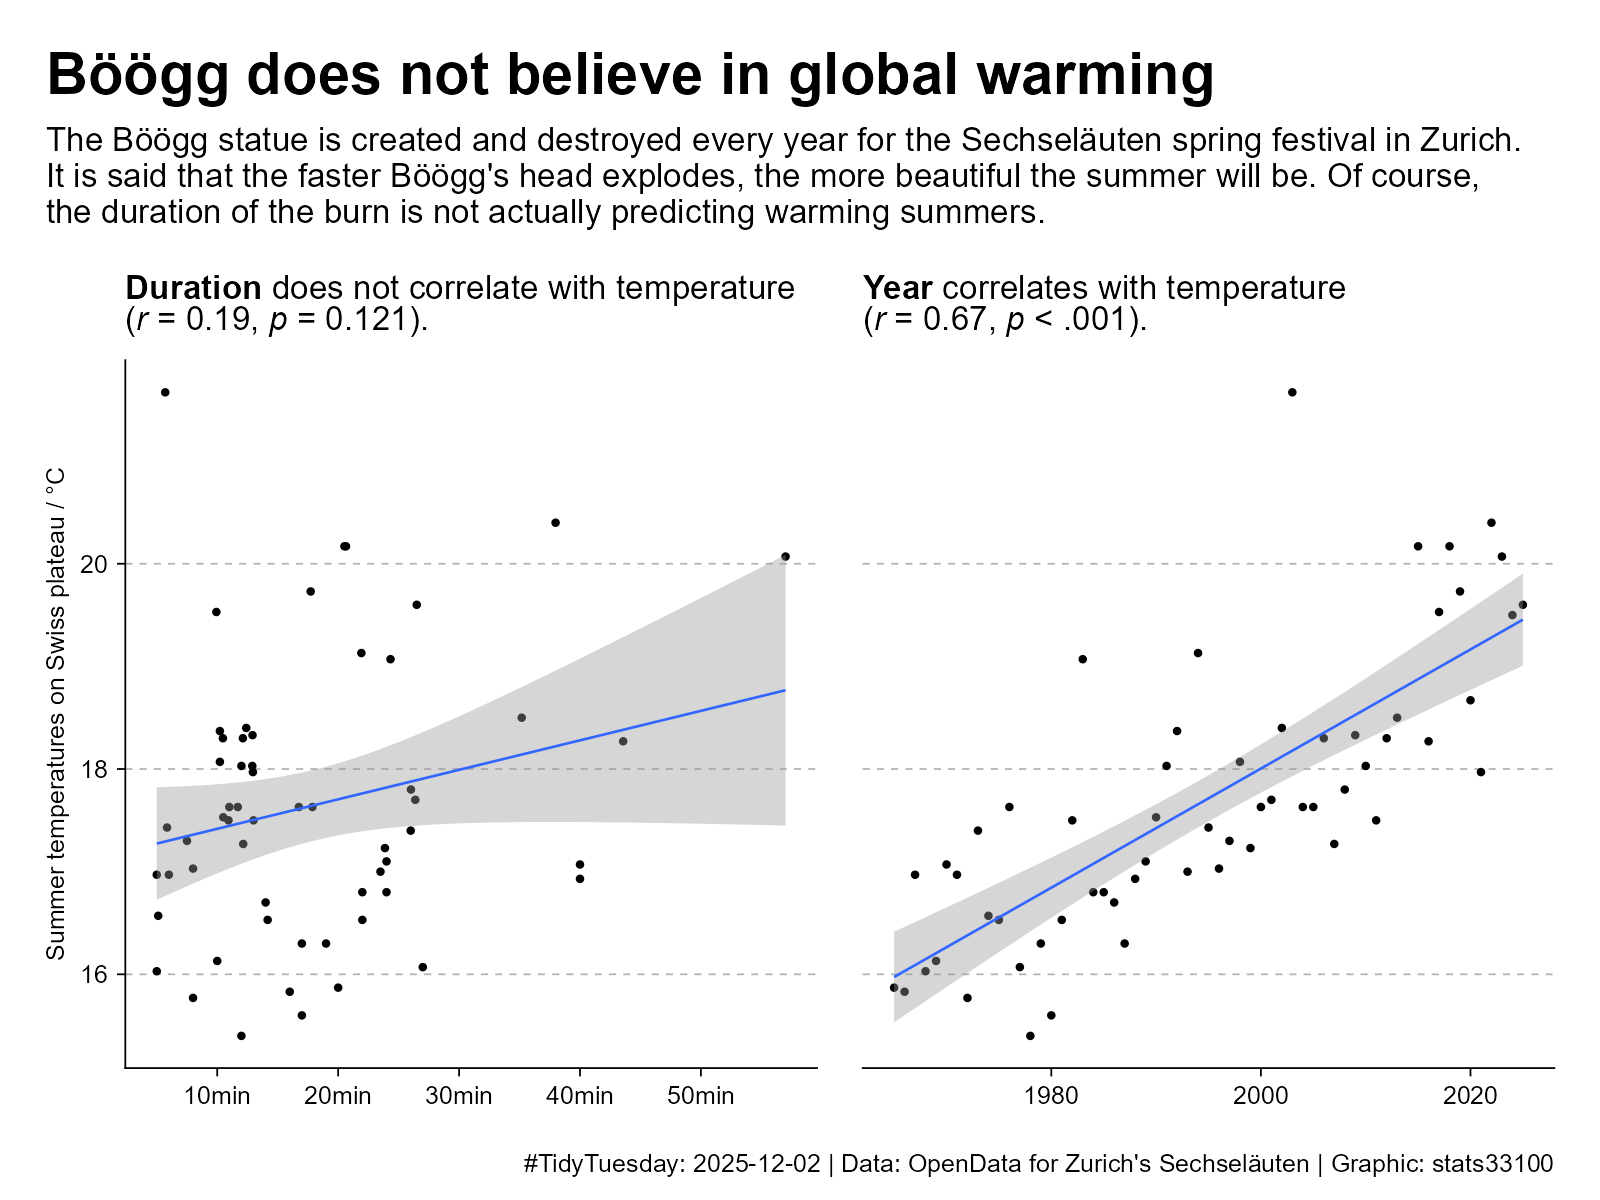

This figure's R source:
# Tidytuesday, 2025-12-02, week 48
# stats_33100

# The Böögg is a snowman effigy made of cotton wool and stuffed with 
# fireworks, created every year for Zurich's "Sechselaeuten" spring festival. 
# The saying goes that the quicker the Böögg's head explodes, the finer 
# the summer will be.

# https://www.meteoswiss.admin.ch/weather/weather-and-climate-from-a-to-z/boeoegg-prediction.html

# Libraries ---------------------------------------------------------------

library(tidyverse)
library(patchwork)
library(glue)
library(ggtext)
library(correlation
        )
#  Data -------------------------------------------------------------------

sechselaeuten <- readr::read_csv('https://raw.githubusercontent.com/rfordatascience/tidytuesday/main/data/2025/2025-12-02/sechselaeuten.csv')

result_duration <- cor_test(
  sechselaeuten, "duration", "tre200m0", method = "auto")
result_year <- cor_test(
  sechselaeuten, "year", "tre200m0", method = "auto")

# Plotting ----------------------------------------------------------------


p1 <- sechselaeuten |> 
  filter(year > 1964) |> 
  ggplot(
    aes(x = duration, y = tre200m0)) +
  geom_point(size = 0.3) +
  geom_smooth(method = "lm", linewidth = 0.3) +
  coord_cartesian(
    #xlim = c(6,60)
    ) +
  scale_x_continuous(
    breaks = seq(10,60,10),
    labels = c("10min", "20min", "30min", "40min", "50min", "60min")) +
  labs(
    x = NULL, y = "Summer temperatures on Swiss plateau / °C",
    title = glue("**Duration** does not correlate with temperature<br>
                 (*r* = {round(result_duration$r, 2)}, 
                 *p* = {round(result_duration$p,3)}).")) +
  theme_classic() +
  theme(
    plot.title = element_markdown(size = 8),
    axis.line = element_line(linewidth = 0.2),
    axis.ticks = element_line(linewidth = 0.2),
    axis.ticks.length = unit(2, "pt"),
    axis.title = element_text(size = 6),
    axis.text = element_text(size = 6),
    panel.grid.major.y = element_line(color = "gray70", linetype = 2, linewidth = 0.2)
  )

p2 <- sechselaeuten |> 
  filter(year > 1964) |> 
  ggplot(
    aes(x = year, y = tre200m0)) +
  geom_point(size = 0.3) +
  geom_smooth(method = "lm", linewidth = 0.3) +
  labs(
    x = NULL, y = NULL,
    title = glue("**Year** correlates with temperature<br>
                 (*r* = {round(result_year$r, 2)}, 
                 *p* < .001).")) +
  theme_classic() +
  theme(
    plot.title = element_markdown(size = 8),
    axis.line.x = element_line(linewidth = 0.2),
    axis.line.y = element_blank(),
    axis.ticks.x = element_line(linewidth = 0.2),
    axis.ticks.y = element_blank(),
    axis.ticks.length = unit(2, "pt"),
    axis.text.x = element_text(size = 6),
    axis.text.y = element_blank(),
    panel.grid.major.y = element_line(
      color = "gray70", 
      linetype = 2, 
      linewidth = 0.2)
  )

p12 <- p1 + p2

title_theme <- theme(
  plot.title = element_text(
    face = "bold",
    size = 14,,
    margin = margin (t = 7, b = 5)),
  plot.subtitle = element_text(
    size = 8),
  plot.caption = element_text(
    size = 6)
)

p12 + 
  plot_annotation(
    title = "The Böögg does not believe in global warming",
    subtitle = 
      "The Böögg statue is created and destroyed every year for the Sechseläuten spring festival in Zurich. \nIt is said that the faster Böögg's head explodes, the more beautiful the summer will be. Of course, \nthe duration of the burn is not actually predicting warming summers.",
    caption = "#TidyTuesday: 2025-12-02 | Data: OpenData for Zurich's Sechseläuten | Graphic: stats33100",
    theme = title_theme)


ggsave("tt_2025-12-02_böögg.png", 
       unit = "px", height = 1200, width = 1600)
